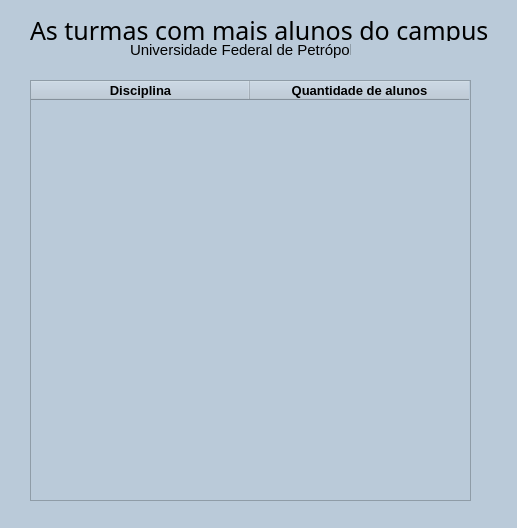
<?xml version="1.0" encoding="UTF-8"?>
<ui version="4.0">
 <class>MainWindow</class>
 <widget class="QMainWindow" name="MainWindow">
  <property name="geometry">
   <rect>
    <x>0</x>
    <y>0</y>
    <width>517</width>
    <height>528</height>
   </rect>
  </property>
  <property name="windowTitle">
   <string>MainWindow</string>
  </property>
  <property name="styleSheet">
   <string notr="true">background-color: rgb(186, 202, 217);</string>
  </property>
  <widget class="QWidget" name="centralwidget">
   <widget class="QLabel" name="label_2">
    <property name="geometry">
     <rect>
      <x>130</x>
      <y>40</y>
      <width>221</width>
      <height>20</height>
     </rect>
    </property>
    <property name="font">
     <font>
      <family>MS UI Gothic</family>
      <pointsize>11</pointsize>
     </font>
    </property>
    <property name="text">
     <string>Universidade Federal de Petrópolis</string>
    </property>
   </widget>
   <widget class="QLabel" name="label">
    <property name="geometry">
     <rect>
      <x>30</x>
      <y>20</y>
      <width>461</width>
      <height>21</height>
     </rect>
    </property>
    <property name="font">
     <font>
      <family>MS Gothic</family>
      <pointsize>19</pointsize>
     </font>
    </property>
    <property name="text">
     <string>As turmas com mais alunos do campus</string>
    </property>
   </widget>
   <widget class="QTableWidget" name="tableWidget">
    <property name="geometry">
     <rect>
      <x>30</x>
      <y>80</y>
      <width>441</width>
      <height>421</height>
     </rect>
    </property>
    <attribute name="horizontalHeaderDefaultSectionSize">
     <number>219</number>
    </attribute>
    <column>
     <property name="text">
      <string>Disciplina</string>
     </property>
     <property name="font">
      <font>
       <family>Arial</family>
       <pointsize>10</pointsize>
       <weight>75</weight>
       <bold>true</bold>
      </font>
     </property>
    </column>
    <column>
     <property name="text">
      <string>Quantidade de alunos</string>
     </property>
     <property name="font">
      <font>
       <family>Arial</family>
       <pointsize>10</pointsize>
       <weight>75</weight>
       <bold>true</bold>
      </font>
     </property>
    </column>
   </widget>
  </widget>
  <widget class="QStatusBar" name="statusbar"/>
 </widget>
 <resources/>
 <connections/>
</ui>
